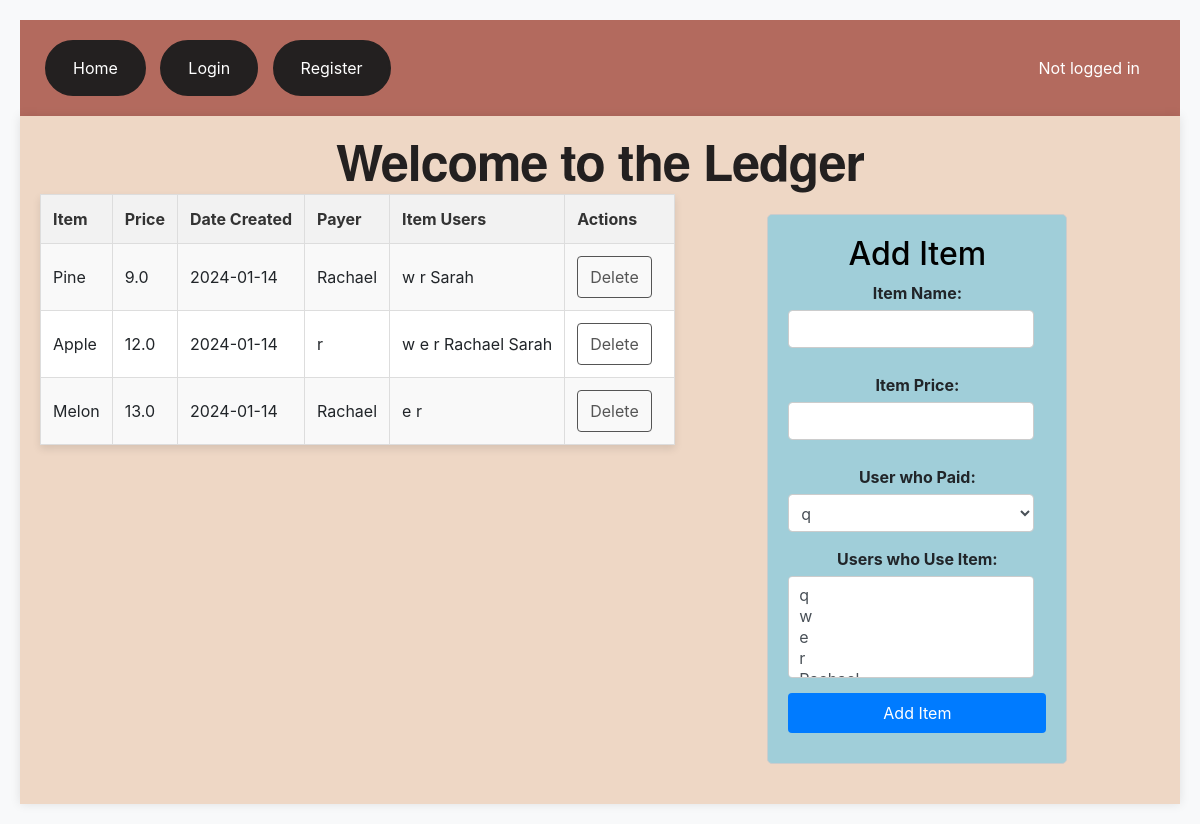
Screenshot of /ledger with the database file from the repository.
### app.py (models this page shows, shortened)
class Items(db.Model):
    __tablename__ = 'items'
    id = db.Column(db.Integer, primary_key=True)
    itemName = db.Column(db.String(200), nullable=False)
    itemPrice = db.Column(db.Float, nullable=False)
    payerID = db.Column(db.Integer, db.ForeignKey('users.id'))
    date_created = db.Column(db.DateTime, default=datetime.utcnow)
    paid = db.Column(db.Boolean, default=False)

class Users(UserMixin, db.Model):
    __tablename__ = 'users'
    id = db.Column(db.Integer, primary_key=True)
    username = db.Column(db.String(250), unique=True, nullable=False)
    password = db.Column(db.String(250), nullable=False)
    balance = db.Column(db.Float, nullable=False)
    date_created = db.Column(db.DateTime, default=datetime.utcnow)
    items = db.relationship('Items', secondary='user_items', backref='users')

### app.py (the view)
@app.route('/ledger', methods=['POST', 'GET'])
def ledger():
    users = Users.query.order_by(Users.date_created).all()
    items = Items.query.order_by(Items.date_created).all()
    return render_template('ledger.html', users=users, items=items)

### app.py (called while the page is built)
@app.before_request
def initialize():
    global item_user_status_dict
    if item_user_status_dict is None:
        item_user_status_dict = load_item_user_statuses()

### templates/ledger.html (shortened to what this page needs)
{% extends 'base.html' %}
{% block body %}
    <h1>Welcome to the Ledger</h1>
    <div>
        <table>
            <tr>
                <th>Item</th>
                <th>Price</th>
                <th>Date Created</th>
                <th>Payer</th>
                <th>Item Users</th>
                <th>Actions</th>
            </tr>
            {% for item in items %}
                <tr>
                    <td>{{ item.itemName }}</td>
                    <td>{{ item.itemPrice }}</td>
                    <td>{{ item.date_created.date() }}</td>
                    <td>
                        {% for user in users %}
                            {% if user.id == item.payerID %}
                                {{ user.username }}
                            {% endif %}
                        {% endfor %}
                    </td>
                    <td>
                        {% for user in item.users %}
                            {{ user.username }}
                        {% endfor %}
                    </td>
                    <td class="action-links">
                        <a href="/deleteItem/{{ item.id }}">Delete</a>
                    </td>
                </tr>
            {% endfor %}
        </table>
    </div>
<form action="/addItem" method='POST' class="custom-form">
<h2>Add Item</h2>
    <div class="form-group">
        <label for="itemName">Item Name:</label>
        <input type="text" name="itemName" id="itemName" class="form-control"/>
    </div>
    <div class="form-group">
        <label for="itemPrice">Item Price:</label>
        <input type="number" name="itemPrice" id="itemPrice" class="form-control"/>
    </div>
    <div class="form-group">
        <label for="payerID">User who Paid:</label>
        <select id="payerID" name="payerID" class="form-control">
            {% for user in users %}
                <option value="{{ user.id }}">{{ user.username }}</option>
            {% endfor %}
        </select>
    </div>
    <div class="form-group">
        <label for="itemUsers">Users who Use Item:</label>
        <select id="itemUsers" name="itemUsers" multiple class="form-control">
            {% for user in users %}
                <option value="{{ user.id }}">{{ user.username }}</option>
            {% endfor %}
        </select>
    </div>
    <input type="submit" value="Add Item" class="btn btn-primary">
</form>
{% endblock %}

### static/css/main.css (style rules this page uses)
body { background-color: #f8f9fa; padding: 20px; text-align: center; }
h1 { color: #232020; font-family: 'Helvetica Neue', sans-serif; font-size: 50px; font-weight: bold; letter-spacing: -1px; line-height: 1; text-align: center; width: 100%; }
h2 { text-align: center; color: black; }
form { margin: 20px 0; display: flex; flex-direction: column; max-width: 300px; }
table { width: 100%; border-collapse: collapse; margin-bottom: 20px; box-shadow: 0 4px 8px rgba(0, 0, 0, 0.1); background-color: #fff; }
th, td { border: 1px solid #ddd; padding: 12px; text-align: left; }
th { background-color: #f2f2f2; color: #333; }
tr:nth-child(even) { background-color: #f9f9f9; }
.action-links { text-align: center; }
.action-links a { display: inline-block; padding: 8px 12px; text-decoration: none; margin-right: 10px; border: 1px solid #555; color: #555; border-radius: 4px; transition: all 0.3s ease; }
label { margin-bottom: 5px; font-weight: bold; }
input { padding: 5px; margin-bottom: 10px; border: 1px solid #ccc; border-radius: 3px; }
.custom-form { width: 300px; margin: 20px auto; padding: 20px; border: 1px solid #ccc; border-radius: 5px; background-color: #A0CED9; }
.form-group { margin-bottom: 15px; }
.form-group label { display: block; font-weight: bold; margin-bottom: 5px; }
.form-control { width: calc(100% - 12px); padding: 8px; border-radius: 4px; border: 1px solid #ccc; }
.btn { padding: 8px 15px; border-radius: 4px; border: none; cursor: pointer; }
.btn-primary { background-color: #007bff; color: white; }

### rows the page displays
Items: itemName "Pine", itemPrice "9.0", date_created "2024-01-14"
Users: username "Rachael", {{ user.id }} 5 (drawn)
Users: username "w", {{ user.id }} 2 (drawn)
Users: username "r", {{ user.id }} 4 (drawn)
Users: username "Sarah"
Items: itemName "Apple", itemPrice "12.0", date_created "2024-01-14"
Users: username "e", {{ user.id }} 3 (drawn)
Items: itemName "Melon", itemPrice "13.0", date_created "2024-01-14"

### other values shown
form field payerID "q"
